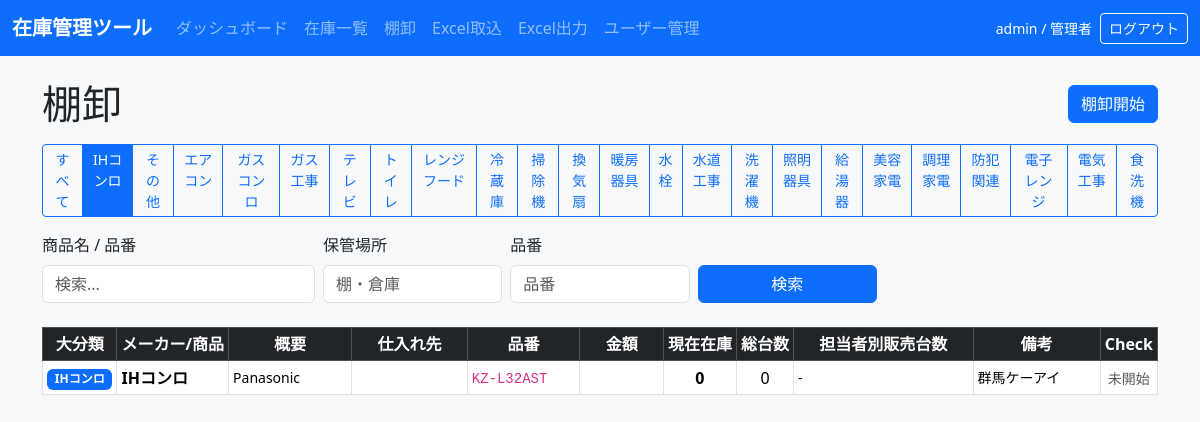
Screenshot of /stocktaking?big_category=IHコンロ&q=&sku=&location= (signed in) with the database file from the repository.
### tables this page shows
CREATE TABLE users (
            id INTEGER PRIMARY KEY AUTOINCREMENT,
            username TEXT NOT NULL UNIQUE,
            password_hash TEXT NOT NULL,
            role TEXT NOT NULL DEFAULT 'user',
            created_at TEXT NOT NULL
        , is_active INTEGER NOT NULL DEFAULT 1, admin_requested INTEGER NOT NULL DEFAULT 0);

CREATE TABLE products (
            id INTEGER PRIMARY KEY AUTOINCREMENT,
            source_sheet TEXT,
            source_row INTEGER,
            big_category TEXT,
            maker_or_product TEXT,
            overview TEXT,
            sku TEXT NOT NULL,
            stock_status TEXT,
            display_flag TEXT,
            available_stock INTEGER NOT NULL DEFAULT 0,
            total_stock INTEGER NOT NULL DEFAULT 0,
            reorder_point INTEGER NOT NULL DEFAULT 0,
            staff_stock_json TEXT,
            notes TEXT,
            imported_at TEXT,
            current_stock INTEGER NOT NULL DEFAULT 0,
            name TEXT NOT NULL,
            category TEXT,
            location TEXT,
            last_in_date TEXT,
            last_out_date TEXT,
            created_at TEXT NOT NULL,
            updated_at TEXT NOT NULL
        , supplier TEXT, amount TEXT);

### inventory_app/app.py (the view)
@app.route("/stocktaking")
@login_required
def stocktaking():
    params = parse_search_args()
    sql, values = build_product_query(params)
    conn = get_db_connection()
    products = conn.execute(sql, values).fetchall()
    big_categories_result = conn.execute(
        "SELECT DISTINCT big_category FROM products WHERE big_category IS NOT NULL AND big_category != '' ORDER BY big_category"
    ).fetchall()
    big_categories = [row[0] for row in big_categories_result]
    conn.close()
    return render_template(
        "stocktaking.html",
        products=products,
        params=params,
        big_categories=big_categories,
        is_started=session.get("stocktaking_started", False),
        checked_product_ids=set(session.get("stocktaking_checked_ids", [])),
    )

### inventory_app/app.py (called while the page is built)
def format_staff_stock_display(staff_stock_json):
    if not staff_stock_json:
        return "-"
    try:
        data = json.loads(staff_stock_json)
        non_zero = {k: v for k, v in data.items() if v != 0}
        if not non_zero:
            return "-"
        return Markup("<br>".join([f"{escape(k)}: {escape(v)}" for k, v in non_zero.items()]))
    except Exception:
        return "-"

@app.before_request
def load_current_user():
    g.user = None
    user_id = session.get("user_id")
    if not user_id:
        return
    conn = get_db_connection()
    try:
        g.user = conn.execute(
            "SELECT id, username, role FROM users WHERE id = ?",
            (user_id,),
        ).fetchone()
    finally:
        conn.close()

@app.context_processor
def inject_auth_context():
    return {
        "current_user": g.get("user"),
        "is_admin": bool(g.get("user") and g.user["role"] == "admin"),
    }

def login_required(view):
    @wraps(view)
    def wrapped(*args, **kwargs):
        if g.get("user") is None:
            return redirect(url_for("login", next=request.full_path))
        return view(*args, **kwargs)
    return wrapped

def parse_search_args():
    return {
        "q": request.args.get("q", "", type=str).strip(),
        "sku": request.args.get("sku", "", type=str).strip(),
        "big_category": request.args.get("big_category", "", type=str).strip(),
        "location": request.args.get("location", "", type=str).strip(),
    }

def build_product_query(params):
    sql = "SELECT * FROM products WHERE 1=1"
    values = []
    if params["q"]:
        sql += " AND (name LIKE ? OR sku LIKE ? OR big_category LIKE ? OR maker_or_product LIKE ? OR overview LIKE ? OR notes LIKE ? OR source_sheet LIKE ? OR category LIKE ? OR location LIKE ? OR staff_stock_json LIKE ? )"
        term = f"%{params['q']}%"
        values.extend([term] * 10)
    if params["sku"]:
        sql += " AND sku LIKE ?"
        values.append(f"%{params['sku']}%")
    if params["big_category"]:
        sql += " AND big_category = ?"
        values.append(params["big_category"])
    if params["location"]:
        sql += " AND location LIKE ?"
        values.append(f"%{params['location']}%")
    sql += " ORDER BY name ASC"
    return sql, values

### inventory_app/db.py (called while the page is built, shortened)
def is_postgres():
    return engine.dialect.name == "postgresql"

def normalize_sql(sql):
    return sql

def wrap_row(row):
    if row is None:
        return None
    return DbRow(row._mapping, row)

### inventory_app/templates/stocktaking.html (shortened to what this page needs)
{% extends 'base.html' %}
{% block content %}
  <div class="d-flex justify-content-between align-items-center mb-3">
    <h1 class="mb-0">棚卸</h1>
    {% if is_admin %}
      {% if is_started %}
        <div class="d-flex align-items-center gap-2">
          <span class="badge bg-success">棚卸中</span>
          <form method="post" action="{{ url_for('stocktaking_end', q=params.q, sku=params.sku, big_category=params.big_category, location=params.location) }}">
            <button type="submit" class="btn btn-outline-secondary">棚卸終了</button>
          </form>
        </div>
      {% else %}
        <form method="post" action="{{ url_for('stocktaking_start', q=params.q, sku=params.sku, big_category=params.big_category, location=params.location) }}">
          <button type="submit" class="btn btn-primary">棚卸開始</button>
        </form>
      {% endif %}
    {% endif %}
  </div>
  <div class="mb-3">
    <div class="btn-group" role="group">
      <a href="{{ url_for('stocktaking') }}" class="btn btn-sm {% if not params.big_category %}btn-primary{% else %}btn-outline-primary{% endif %}">すべて</a>
      {% for category in big_categories %}
        <a href="{{ url_for('stocktaking', big_category=category, q=params.q, sku=params.sku, location=params.location) }}" class="btn btn-sm {% if params.big_category == category %}btn-primary{% else %}btn-outline-primary{% endif %}">{{ category }}</a>
      {% endfor %}
    </div>
  </div>
  <form method="get" class="row gy-2 gx-2 align-items-end mb-4">
    <div class="col-md-3">
      <label class="form-label">商品名 / 品番</label>
      <input type="text" name="q" value="{{ params.q }}" class="form-control" placeholder="検索...">
    </div>
    <div class="col-md-2">
      <label class="form-label">保管場所</label>
      <input type="text" name="location" value="{{ params.location }}" class="form-control" placeholder="棚・倉庫">
    </div>
    <div class="col-md-2">
      <label class="form-label">品番</label>
      <input type="text" name="sku" value="{{ params.sku }}" class="form-control" placeholder="品番">
    </div>
    <div class="col-md-2">
      <button type="submit" class="btn btn-primary w-100">検索</button>
    </div>
  </form>
  <div class="table-responsive">
    <table class="table table-bordered table-hover align-middle table-sm stock-table">
      <thead class="table-dark sticky-top">
        <tr>
          <th class="text-center">大分類</th>
          <th>メーカー/商品</th>
          <th class="stock-table-overview">概要</th>
          <th class="stock-table-supplier">仕入れ先</th>
          <th class="stock-table-sku">品番</th>
          <th class="text-center stock-table-amount">金額</th>
          <th class="text-center">現在在庫</th>
          <th class="text-center">総台数</th>
          <th class="stock-table-staff">担当者別販売台数</th>
          <th class="stock-table-notes">備考</th>
          {% if is_admin %}
            <th class="text-center">Check</th>
          {% endif %}
        </tr>
      </thead>
      <tbody>
        {% for product in products %}
          <tr id="product-{{ product.id }}" class="{% if product.id in checked_product_ids %}table-success{% endif %}">
            <td class="text-center"><span class="badge bg-primary">{{ product.big_category }}</span></td>
            <td><strong>{{ product.maker_or_product }}</strong></td>
            <td class="stock-table-overview"><small>{{ product.overview }}</small></td>
            <td class="stock-table-supplier"><small>{{ product.supplier }}</small></td>
            <td class="stock-table-sku"><code>{{ product.sku }}</code></td>
            <td class="text-center stock-table-amount"><small>{{ product.amount }}</small></td>
            <td class="text-center"><strong>{{ product.current_stock }}</strong></td>
            <td class="text-center">{{ product.total_stock }}</td>
            <td class="stock-table-staff"><small>{{ product.staff_stock_json | format_staff_stock }}</small></td>
            <td class="stock-table-notes"><small>{{ product.notes }}</small></td>
            {% if is_admin %}
              <td class="text-center">
                {% if is_started %}
                  <div class="stocktaking-actions">
                    <form method="post" action="{{ url_for('stocktaking_check', product_id=product.id, q=params.q, sku=params.sku, big_category=params.big_category, location=params.location) }}">
                      <button type="submit" class="btn btn-sm {% if product.id in checked_product_ids %}btn-success{% else %}btn-outline-success{% endif %} stocktaking-action-btn" title="確認">✓</button>
                    </form>
                    <a href="{{ url_for('stocktaking_edit', product_id=product.id) }}" class="btn btn-sm btn-outline-warning stocktaking-action-btn" title="修正">修正</a>
                  </div>
                  {% if product.id in checked_product_ids %}
                    <span class="badge bg-success mt-1">確認済</span>
                  {% endif %}
                {% else %}
                  <span class="text-muted small">未開始</span>
                {% endif %}
              </td>
            {% endif %}
          </tr>
        {% else %}
          <tr>
            <td colspan="{{ 11 if is_admin else 10 }}" class="text-center text-muted py-4">
              <i class="bi bi-inbox"></i> 該当する商品が見つかりません。
            </td>
          </tr>
        {% endfor %}
      </tbody>
    </table>
  </div>
{% endblock %}

### inventory_app/templates/base.html (shortened to what this page needs)
<!doctype html>
<html lang="ja">
  <head>
    <link href="https://cdn.jsdelivr.net/npm/bootstrap@5.3.2/dist/css/bootstrap.min.css" rel="stylesheet">
    <link rel="stylesheet" href="/static/style.css">
  </head>
  <body>
    <nav class="navbar navbar-expand-lg navbar-dark bg-primary mb-4">
      <div class="container-fluid">
        <a class="navbar-brand" href="/">在庫管理ツール</a>
        <div class="collapse navbar-collapse">
          <ul class="navbar-nav me-auto mb-2 mb-lg-0">
            <li class="nav-item"><a class="nav-link" href="/">ダッシュボード</a></li>
            <li class="nav-item"><a class="nav-link" href="/inventory">在庫一覧</a></li>
            <li class="nav-item"><a class="nav-link" href="/stocktaking">棚卸</a></li>
            {% if is_admin %}
              <li class="nav-item"><a class="nav-link" href="/excel_import">Excel取込</a></li>
              <li class="nav-item"><a class="nav-link" href="/excel_export">Excel出力</a></li>
              <li class="nav-item"><a class="nav-link" href="{{ url_for('users') }}">ユーザー管理</a></li>
            {% endif %}
          </ul>
          {% if current_user %}
            <div class="d-flex align-items-center gap-2 text-white">
              <small>{{ current_user.username }} / {{ '管理者' if current_user.role == 'admin' else '一般' }}</small>
              <a class="btn btn-sm btn-outline-light" href="{{ url_for('logout') }}">ログアウト</a>
            </div>
          {% endif %}
        </div>
      </div>
    </nav>
    <div class="container">
      {% block content %}{% endblock %}
    </div>
  </body>
</html>

### inventory_app/static/style.css (style rules this page uses)
body { background-color: #f8f9fa; }
.navbar-brand { font-weight: 700; }
.table th, .table td { vertical-align: middle; }
.stock-table-overview { max-width: 8rem; width: 8rem; }
td.stock-table-overview small { display: block; max-height: 2.5rem; overflow: hidden; }
.stock-table-supplier { max-width: 7.5rem; width: 7.5rem; }
.stock-table-sku { max-width: 7.5rem; width: 7.5rem; }
.stock-table-amount { max-width: 5.5rem; width: 5.5rem; }
.stock-table-supplier small, .stock-table-sku code, .stock-table-amount small { overflow-wrap: anywhere; }
.stock-table-staff { max-width: 11.5rem; width: 11.5rem; }
td.stock-table-staff small { display: block; overflow-wrap: anywhere; line-height: 1.25; }
.stock-table-notes { max-width: 8.5rem; width: 8.5rem; }
td.stock-table-notes small { display: block; max-height: 2.5rem; overflow: hidden; }
.stock-table thead th { text-align: center; white-space: nowrap; }

### rows the page displays
users: username "admin", role "管理者"
products: big_category "IHコンロ", maker_or_product "IHコンロ", overview "Panasonic", sku "KZ-L32AST", staff_stock_json "-", notes "群馬ケーアイ"

### other values shown
{{ category }} "IHコンロ" "その他" "エアコン" "ガスコンロ" "ガス工事" "テレビ" "トイレ" "レンジフード" "冷蔵庫" "掃除機" "換気扇" "暖房器具" "水栓" "水道工事" "洗濯機" "照明器具" "給湯器" "美容家電" "調理家電" "防犯関連" "電子レンジ" "電気工事" "食洗機"
{{ product.current_stock }} "0"
{{ product.total_stock }} "0"
